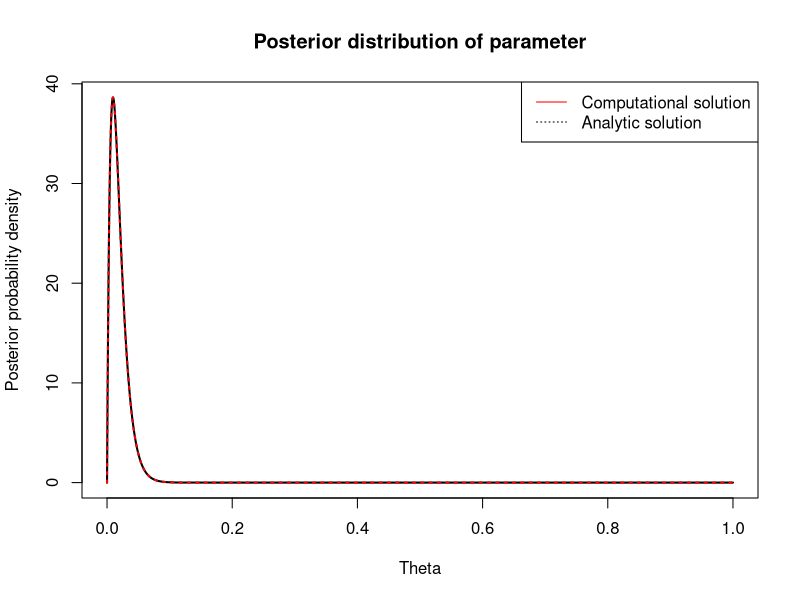

The R source for this figure:
# BDA_010

# Censored and uncensored data in the exponential model:
# (a) Suppose y|theta is exponentially distributed with rate theta,
#     and the marginal distribution of theta is Gamma(alpha, beta). Suppose
#     we observe that y >= 10, but do not observe the exact value of y.
#     What is the posterior distribution, p(theta|y >= 100), as a function of
#     alpha and beta? Write down the posterior mean and vairance of theta.

# Analytical solution was Gamma(alpha, beta + 100)
# Took E[theta|y] = alpha/(beta + 100)
#      Var(theta|y) = alpha/(beta + 100)^2

# Prior on Exponential parameter was Gamma(alpha, beta)
# Take alpha = 2, beta = 5 
alpha <- 2
beta <- 5
n_pts <- 5000
th <- seq(0, 1, length.out = n_pts)
prior_pd <- dgamma(x = th, shape = alpha, rate = beta)

# Sampling distribution was Exponential
# Example of an Exponentially distributed parameter: times between
# emails, assuming a constant probability of receiving an email.
# Observation was y >= 100
# Analytically found that p(y|theta) was exp(-100*theta)
# by integrating theta*exp(-theta*y) between [100, inf].
sampling_pd <- sapply(X = th, FUN = function(theta) exp(-100*theta))

# Posterior distribution
unnorm_posterior_pd <- sampling_pd*prior_pd # Probability of each theta value given observation
posterior_pd <- unnorm_posterior_pd/sum(unnorm_posterior_pd*1/n_pts)


# Plot it
png('Analytic_vs_computational_posterior.png')
plot(th, posterior_pd, type = 'l', lwd = 2,
     xlab = 'Theta', ylab = 'Posterior probability density',
     main = 'Posterior distribution of parameter')
lines(th, dgamma(x = th, shape = alpha, rate = beta + 100),
     col = 'red', type = 'l', lty = 3, lwd = 2)

legend('topright', legend = c('Computational solution', 'Analytic solution'),
       col = c('red', 'black'), lty = c(1, 3))
dev.off()